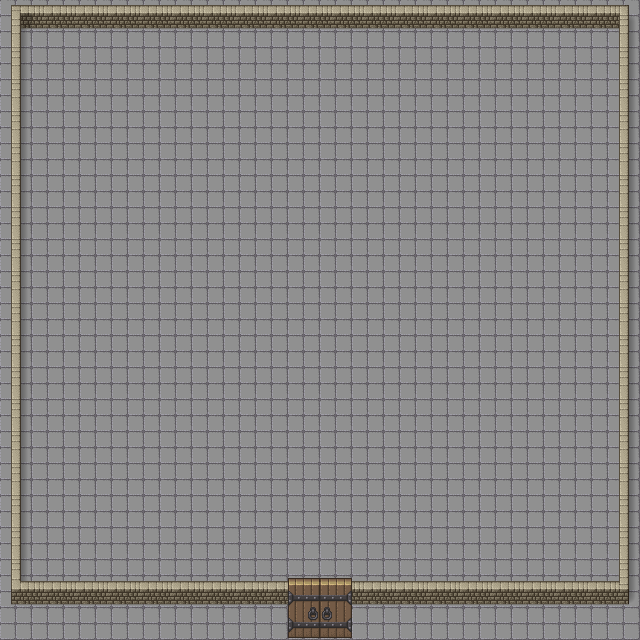

This game map was drawn from its Tiled (.tmx) file and the tilesets committed beside it. A one-line description and the trimmed map source follow:
An orthogonal 20x20 tile map with 32x32 px tiles, 2 tile layers (groundLayer, itemLayer).

<map version="1.5" tiledversion="1.7.2" orientation="orthogonal" renderorder="right-down" width="20" height="20" tilewidth="32" tileheight="32" infinite="0" nextlayerid="7" nextobjectid="8">
 <editorsettings>
  <export target="room1.json" format="json" />
 </editorsettings>
 <tileset firstgid="1" name="pipoya32x32" tilewidth="32" tileheight="32" tilecount="1064" columns="8">
  <image source="../spritePNG/pipoya32x32.png" width="256" height="4256" />
  <tile id="208">
   <properties>
    <property name="wall1" type="bool" value="true" />
   </properties>
  </tile>
  <tile id="209">
   <properties>
    <property name="wall1" type="bool" value="true" />
   </properties>
  </tile>
  <tile id="210">
   <properties>
    <property name="wall1" type="bool" value="true" />
   </properties>
  </tile>
  <tile id="211">
   <properties>
    <property name="wall1" type="bool" value="true" />
   </properties>
  </tile>
  <tile id="212">
   <properties>
    <property name="wall1" type="bool" value="true" />
   </properties>
  </tile>
  <tile id="213">
   <properties>
    <property name="wall1" type="bool" value="true" />
   </properties>
  </tile>
  <tile id="214">
   <properties>
    <property name="wall1" type="bool" value="true" />
   </properties>
  </tile>
  <tile id="215">
   <properties>
    <property name="wall1" type="bool" value="true" />
   </properties>
  </tile>
  <tile id="216">
   <properties>
    <property name="wall1" type="bool" value="true" />
   </properties>
  </tile>
  <tile id="217">
   <properties>
    <property name="wall1" type="bool" value="true" />
   </properties>
  </tile>
  <tile id="218">
   <properties>
    <property name="wall1" type="bool" value="true" />
   </properties>
  </tile>
  <tile id="219">
   <properties>
    <property name="wall1" type="bool" value="true" />
   </properties>
  </tile>
  <tile id="220">
   <properties>
    <property name="wall1" type="bool" value="true" />
   </properties>
  </tile>
  <tile id="221">
   <properties>
    <property name="wall1" type="bool" value="true" />
   </properties>
  </tile>
  <tile id="222">
   <properties>
    <property name="wall1" type="bool" value="true" />
   </properties>
  </tile>
  <tile id="223">
   <properties>
    <property name="wall1" type="bool" value="true" />
   </properties>
  </tile>
  <tile id="359">
   <properties>
    <property name="door1" type="bool" value="true" />
   </properties>
  </tile>
  <tile id="367">
   <properties>
    <property name="door1" type="bool" value="true" />
   </properties>
  </tile>
  <tile id="375">
   <properties>
    <property name="door2" type="bool" value="true" />
   </properties>
  </tile>
  <tile id="383">
   <properties>
    <property name="door2" type="bool" value="true" />
   </properties>
  </tile>
  <tile id="391">
   <properties>
    <property name="door3" type="bool" value="true" />
   </properties>
  </tile>
  <tile id="399">
   <properties>
    <property name="door3" type="bool" value="true" />
   </properties>
  </tile>
  <tile id="407">
   <properties>
    <property name="door4" type="bool" value="true" />
   </properties>
  </tile>
  <tile id="415">
   <properties>
    <property name="door4" type="bool" value="true" />
   </properties>
  </tile>
  <tile id="423">
   <properties>
    <property name="door5" type="bool" value="true" />
   </properties>
  </tile>
  <tile id="431">
   <properties>
    <property name="door5" type="bool" value="true" />
   </properties>
  </tile>
  <tile id="439">
   <properties>
    <property name="door6" type="bool" value="true" />
   </properties>
  </tile>
  <tile id="447">
   <properties>
    <property name="door6" type="bool" value="true" />
   </properties>
  </tile>
  <tile id="640">
   <properties>
    <property name="door10" type="bool" value="true" />
   </properties>
  </tile>
  <tile id="641">
   <properties>
    <property name="door10" type="bool" value="true" />
   </properties>
  </tile>
  <tile id="642">
   <properties>
    <property name="door11" type="bool" value="false" />
   </properties>
  </tile>
  <tile id="643">
   <properties>
    <property name="door11" type="bool" value="false" />
   </properties>
  </tile>
  <tile id="648">
   <properties>
    <property name="door10" type="bool" value="true" />
   </properties>
  </tile>
  <tile id="649">
   <properties>
    <property name="door10" type="bool" value="true" />
   </properties>
  </tile>
  <tile id="650">
   <properties>
    <property name="door11" type="bool" value="false" />
   </properties>
  </tile>
  <tile id="651">
   <properties>
    <property name="door11" type="bool" value="false" />
   </properties>
  </tile>
  <tile id="928">
   <properties>
    <property name="fountain" type="bool" value="true" />
   </properties>
  </tile>
  <tile id="929">
   <properties>
    <property name="fountain" type="bool" value="true" />
   </properties>
  </tile>
  <tile id="930">
   <properties>
    <property name="fountain" type="bool" value="true" />
   </properties>
  </tile>
  <tile id="936">
   <properties>
    <property name="fountain" type="bool" value="true" />
   </properties>
  </tile>
  <tile id="937">
   <properties>
    <property name="fountain" type="bool" value="true" />
   </properties>
  </tile>
  <tile id="938">
   <properties>
    <property name="fountain" type="bool" value="true" />
   </properties>
  </tile>
  <tile id="944">
   <properties>
    <property name="fountain" type="bool" value="true" />
   </properties>
  </tile>
  <tile id="945">
   <properties>
    <property name="fountain" type="bool" value="true" />
   </properties>
  </tile>
  <tile id="946">
   <properties>
    <property name="fountain" type="bool" value="true" />
   </properties>
  </tile>
 </tileset>
 <layer id="5" name="groundLayer" width="20" height="20">
  <data>[400 cells, 400 non-empty, 1 distinct tile ids]</data>
 </layer>
 <layer id="6" name="itemLayer" width="20" height="20">
  <data>[400 cells, 76 non-empty, 10 distinct tile ids]</data>
 </layer>
</map>
